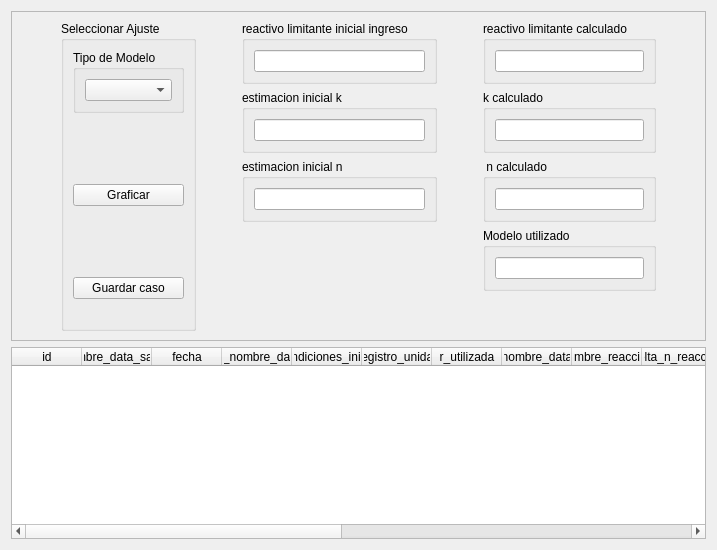
            <widget class="QWidget" name="mi_tab">
             <attribute name="title">
              <string>método integral</string>
             </attribute>
             <layout class="QVBoxLayout" name="verticalLayout_15">
              <item>
               <widget class="QFrame" name="modelamiento">
                <property name="frameShape">
                 <enum>QFrame::StyledPanel</enum>
                </property>
                <property name="frameShadow">
                 <enum>QFrame::Raised</enum>
                </property>
                <layout class="QVBoxLayout" name="verticalLayout_14">
                 <item>
                  <layout class="QHBoxLayout" name="horizontalLayout_10">
                   <item>
                    <spacer name="horizontalSpacer_3">
                     <property name="orientation">
                      <enum>Qt::Horizontal</enum>
                     </property>
                     <property name="sizeHint" stdset="0">
                      <size>
                       <width>40</width>
                       <height>20</height>
                      </size>
                     </property>
                    </spacer>
                   </item>
                   <item>
                    <layout class="QHBoxLayout" name="horizontalLayout_44">
                     <item>
                      <widget class="QGroupBox" name="groupBox_5">
                       <property name="title">
                        <string>Seleccionar Ajuste</string>
                       </property>
                       <layout class="QVBoxLayout" name="verticalLayout_36">
                        <item>
                         <widget class="QGroupBox" name="groupBox_16">
                          <property name="title">
                           <string>Tipo de Modelo</string>
                          </property>
                          <layout class="QVBoxLayout" name="verticalLayout_18">
                           <item>
                            <widget class="QComboBox" name="ajustar_modelo_box"/>
                           </item>
                          </layout>
                         </widget>
                        </item>
                        <item>
                         <spacer name="verticalSpacer_6">
                          <property name="orientation">
                           <enum>Qt::Vertical</enum>
                          </property>
                          <property name="sizeHint" stdset="0">
                           <size>
                            <width>20</width>
                            <height>40</height>
                           </size>
                          </property>
                         </spacer>
                        </item>
                        <item>
                         <widget class="QPushButton" name="graficar_btn">
                          <property name="text">
                           <string>Graficar</string>
                          </property>
                         </widget>
                        </item>
                        <item>
                         <spacer name="verticalSpacer_5">
                          <property name="orientation">
                           <enum>Qt::Vertical</enum>
                          </property>
                          <property name="sizeHint" stdset="0">
                           <size>
                            <width>20</width>
                            <height>40</height>
                           </size>
                          </property>
                         </spacer>
                        </item>
                        <item>
                         <widget class="QPushButton" name="guardar_caso_btn">
                          <property name="text">
                           <string>Guardar caso</string>
                          </property>
                         </widget>
                        </item>
                        <item>
                         <spacer name="horizontalSpacer_9">
                          <property name="orientation">
                           <enum>Qt::Horizontal</enum>
                          </property>
                          <property name="sizeHint" stdset="0">
                           <size>
                            <width>40</width>
                            <height>20</height>
                           </size>
                          </property>
                         </spacer>
                        </item>
                       </layout>
                      </widget>
                     </item>
                     <item>
                      <spacer name="horizontalSpacer_5">
                       <property name="orientation">
                        <enum>Qt::Horizontal</enum>
                       </property>
                       <property name="sizeHint" stdset="0">
                        <size>
                         <width>40</width>
                         <height>20</height>
                        </size>
                       </property>
                      </spacer>
                     </item>
                     <item>
                      <layout class="QVBoxLayout" name="verticalLayout_37">
                       <item>
                        <widget class="QGroupBox" name="groupBox_6">
                         <property name="title">
                          <string>reactivo limitante inicial ingreso</string>
                         </property>
                         <layout class="QHBoxLayout" name="horizontalLayout_45">
                          <item>
                           <widget class="QLineEdit" name="reactivo_limitante_inicial_edit">
                            <property name="tabletTracking">
                             <bool>false</bool>
                            </property>
                            <property name="contextMenuPolicy">
                             <enum>Qt::DefaultContextMenu</enum>
                            </property>
                            <property name="toolTip">
                             <string extracomment="comentario aquí"/>
                            </property>
                            <property name="statusTip">
                             <string extracomment="cometario 2 aquí"/>
                            </property>
                            <property name="whatsThis">
                             <string extracomment="cometario 3 aquí"/>
                            </property>
                            <property name="text">
                             <string/>
                            </property>
                           </widget>
                          </item>
                         </layout>
                        </widget>
                       </item>
                       <item>
                        <widget class="QGroupBox" name="groupBox_7">
                         <property name="title">
                          <string>estimacion inicial k</string>
                         </property>
                         <layout class="QHBoxLayout" name="horizontalLayout_46">
                          <item>
                           <widget class="QLineEdit" name="estimacion_inicial_k_edit">
                            <property name="tabletTracking">
                             <bool>false</bool>
                            </property>
                            <property name="contextMenuPolicy">
                             <enum>Qt::DefaultContextMenu</enum>
                            </property>
                            <property name="toolTip">
                             <string extracomment="comentario aquí"/>
                            </property>
                            <property name="statusTip">
                             <string extracomment="cometario 2 aquí"/>
                            </property>
                            <property name="whatsThis">
                             <string extracomment="cometario 3 aquí"/>
                            </property>
                            <property name="text">
                             <string/>
                            </property>
                           </widget>
                          </item>
                         </layout>
                        </widget>
                       </item>
                       <item>
                        <widget class="QGroupBox" name="groupBox_8">
                         <property name="title">
                          <string>estimacion inicial n</string>
                         </property>
                         <layout class="QHBoxLayout" name="horizontalLayout_47">
                          <item>
                           <widget class="QLineEdit" name="estimacion_inicial_n_edit">
                            <property name="tabletTracking">
                             <bool>false</bool>
                            </property>
                            <property name="contextMenuPolicy">
                             <enum>Qt::DefaultContextMenu</enum>
                            </property>
                            <property name="toolTip">
                             <string extracomment="comentario aquí"/>
                            </property>
                            <property name="statusTip">
                             <string extracomment="cometario 2 aquí"/>
                            </property>
                            <property name="whatsThis">
                             <string extracomment="cometario 3 aquí"/>
                            </property>
                            <property name="text">
                             <string/>
                            </property>
                           </widget>
                          </item>
                         </layout>
                        </widget>
                       </item>
                       <item>
                        <spacer name="verticalSpacer">
                         <property name="orientation">
                          <enum>Qt::Vertical</enum>
                         </property>
                         <property name="sizeHint" stdset="0">
                          <size>
                           <width>20</width>
                           <height>40</height>
                          </size>
                         </property>
                        </spacer>
                       </item>
                      </layout>
                     </item>
                     <item>
                      <spacer name="horizontalSpacer_6">
                       <property name="orientation">
                        <enum>Qt::Horizontal</enum>
                       </property>
                       <property name="sizeHint" stdset="0">
                        <size>
                         <width>40</width>
                         <height>20</height>
                        </size>
                       </property>
                      </spacer>
                     </item>
                     <item>
                      <layout class="QVBoxLayout" name="verticalLayout_38">
                       <item>
                        <widget class="QGroupBox" name="groupBox_9">
                         <property name="title">
                          <string>reactivo limitante calculado</string>
                         </property>
                         <layout class="QHBoxLayout" name="horizontalLayout_48">
                          <item>
                           <widget class="QLineEdit" name="reactivo_limitante_calculado">
                            <property name="tabletTracking">
                             <bool>false</bool>
                            </property>
                            <property name="contextMenuPolicy">
                             <enum>Qt::DefaultContextMenu</enum>
                            </property>
                            <property name="toolTip">
                             <string extracomment="comentario aquí"/>
                            </property>
                            <property name="statusTip">
                             <string extracomment="cometario 2 aquí"/>
                            </property>
                            <property name="whatsThis">
                             <string extracomment="cometario 3 aquí"/>
                            </property>
                            <property name="text">
                             <string/>
                            </property>
                           </widget>
                          </item>
                         </layout>
                        </widget>
                       </item>
                       <item>
                        <widget class="QGroupBox" name="groupBox_10">
                         <property name="title">
                          <string>k calculado</string>
                         </property>
                         <layout class="QHBoxLayout" name="horizontalLayout_49">
                          <item>
                           <widget class="QLineEdit" name="k_calculado">
                            <property name="tabletTracking">
                             <bool>false</bool>
                            </property>
                            <property name="contextMenuPolicy">
                             <enum>Qt::DefaultContextMenu</enum>
                            </property>
                            <property name="toolTip">
                             <string extracomment="comentario aquí"/>
                            </property>
                            <property name="statusTip">
                             <string extracomment="cometario 2 aquí"/>
                            </property>
                            <property name="whatsThis">
                             <string extracomment="cometario 3 aquí"/>
                            </property>
                            <property name="text">
                             <string/>
                            </property>
                           </widget>
                          </item>
                         </layout>
                        </widget>
                       </item>
                       <item>
                        <widget class="QGroupBox" name="groupBox_11">
                         <property name="title">
                          <string> n calculado</string>
                         </property>
                         <layout class="QHBoxLayout" name="horizontalLayout_50">
                          <item>
                           <widget class="QLineEdit" name="n_calculado">
                            <property name="tabletTracking">
                             <bool>false</bool>
                            </property>
                            <property name="contextMenuPolicy">
                             <enum>Qt::DefaultContextMenu</enum>
                            </property>
                            <property name="toolTip">
                             <string extracomment="comentario aquí"/>
                            </property>
                            <property name="statusTip">
                             <string extracomment="cometario 2 aquí"/>
                            </property>
                            <property name="whatsThis">
                             <string extracomment="cometario 3 aquí"/>
                            </property>
                            <property name="text">
                             <string/>
                            </property>
                           </widget>
                          </item>
                         </layout>
                        </widget>
                       </item>
                       <item>
                        <widget class="QGroupBox" name="groupBox_12">
                         <property name="title">
                          <string>Modelo utilizado</string>
                         </property>
                         <layout class="QHBoxLayout" name="horizontalLayout_51">
                          <item>
                           <widget class="QLineEdit" name="modelo_utilizado">
                            <property name="tabletTracking">
                             <bool>false</bool>
                            </property>
                            <property name="contextMenuPolicy">
                             <enum>Qt::DefaultContextMenu</enum>
                            </property>
                            <property name="toolTip">
                             <string extracomment="comentario aquí"/>
                            </property>
                            <property name="statusTip">
                             <string extracomment="cometario 2 aquí"/>
                            </property>
                            <property name="whatsThis">
                             <string extracomment="cometario 3 aquí"/>
                            </property>
                            <property name="text">
                             <string/>
                            </property>
                           </widget>
                          </item>
                         </layout>
                        </widget>
                       </item>
                       <item>
                        <spacer name="verticalSpacer_2">
                         <property name="orientation">
                          <enum>Qt::Vertical</enum>
                         </property>
                         <property name="sizeHint" stdset="0">
                          <size>
                           <width>20</width>
                           <height>40</height>
                          </size>
                         </property>
                        </spacer>
                       </item>
                      </layout>
                     </item>
                    </layout>
                   </item>
                   <item>
                    <spacer name="horizontalSpacer_4">
                     <property name="orientation">
                      <enum>Qt::Horizontal</enum>
                     </property>
                     <property name="sizeHint" stdset="0">
                      <size>
                       <width>40</width>
                       <height>20</height>
                      </size>
                     </property>
                    </spacer>
                   </item>
                  </layout>
                 </item>
                </layout>
               </widget>
              </item>
              <item>
               <widget class="QTableWidget" name="datos_salida_tabla">
                <property name="focusPolicy">
                 <enum>Qt::NoFocus</enum>
                </property>
                <property name="showGrid">
                 <bool>false</bool>
                </property>
                <attribute name="horizontalHeaderMinimumSectionSize">
                 <number>50</number>
                </attribute>
                <attribute name="horizontalHeaderDefaultSectionSize">
                 <number>70</number>
                </attribute>
                <attribute name="horizontalHeaderStretchLastSection">
                 <bool>true</bool>
                </attribute>
                <attribute name="verticalHeaderVisible">
                 <bool>false</bool>
                </attribute>
                <column>
                 <property name="text">
                  <string>id</string>
                 </property>
                </column>
                <column>
                 <property name="text">
                  <string>nombre_data_salida</string>
                 </property>
                </column>
                <column>
                 <property name="text">
                  <string>fecha</string>
                 </property>
                </column>
                <column>
                 <property name="text">
                  <string>id_nombre_data</string>
                 </property>
                </column>
                <column>
                 <property name="text">
                  <string>id_condiciones_iniciales</string>
                 </property>
                </column>
                <column>
                 <property name="text">
                  <string>id_registro_unidades</string>
                 </property>
                </column>
                <column>
                 <property name="text">
                  <string>r_utilizada</string>
                 </property>
                </column>
                <column>
                 <property name="text">
                  <string>nombre_data</string>
                 </property>
                </column>
                <column>
                 <property name="text">
                  <string>nombre_reaccion</string>
                 </property>
                </column>
                <column>
                 <property name="text">
                  <string>delta_n_reaccion</string>
                 </property>
                </column>
                <column>
                 <property name="text">
                  <string>epsilon_reactivo_limitante</string>
                 </property>
                </column>
                <column>
                 <property name="text">
                  <string>tipo_especie</string>
                 </property>
                </column>
                <column>
                 <property name="text">
                  <string>especie_quimica</string>
                 </property>
                </column>
                <column>
                 <property name="text">
                  <string>constante_cinetica</string>
                 </property>
                </column>
                <column>
                 <property name="text">
                  <string>orden_reaccion</string>
                 </property>
                </column>
                <column>
                 <property name="text">
                  <string>modelo_cinetico</string>
                 </property>
                </column>
                <column>
                 <property name="text">
                  <string>tipo_calculo</string>
                 </property>
                </column>
                <column>
                 <property name="text">
                  <string>energia_activacion</string>
                 </property>
                </column>
                <column>
                 <property name="text">
                  <string>detalles</string>
                 </property>
                </column>
               </widget>
              </item>
             </layout>
            </widget>
